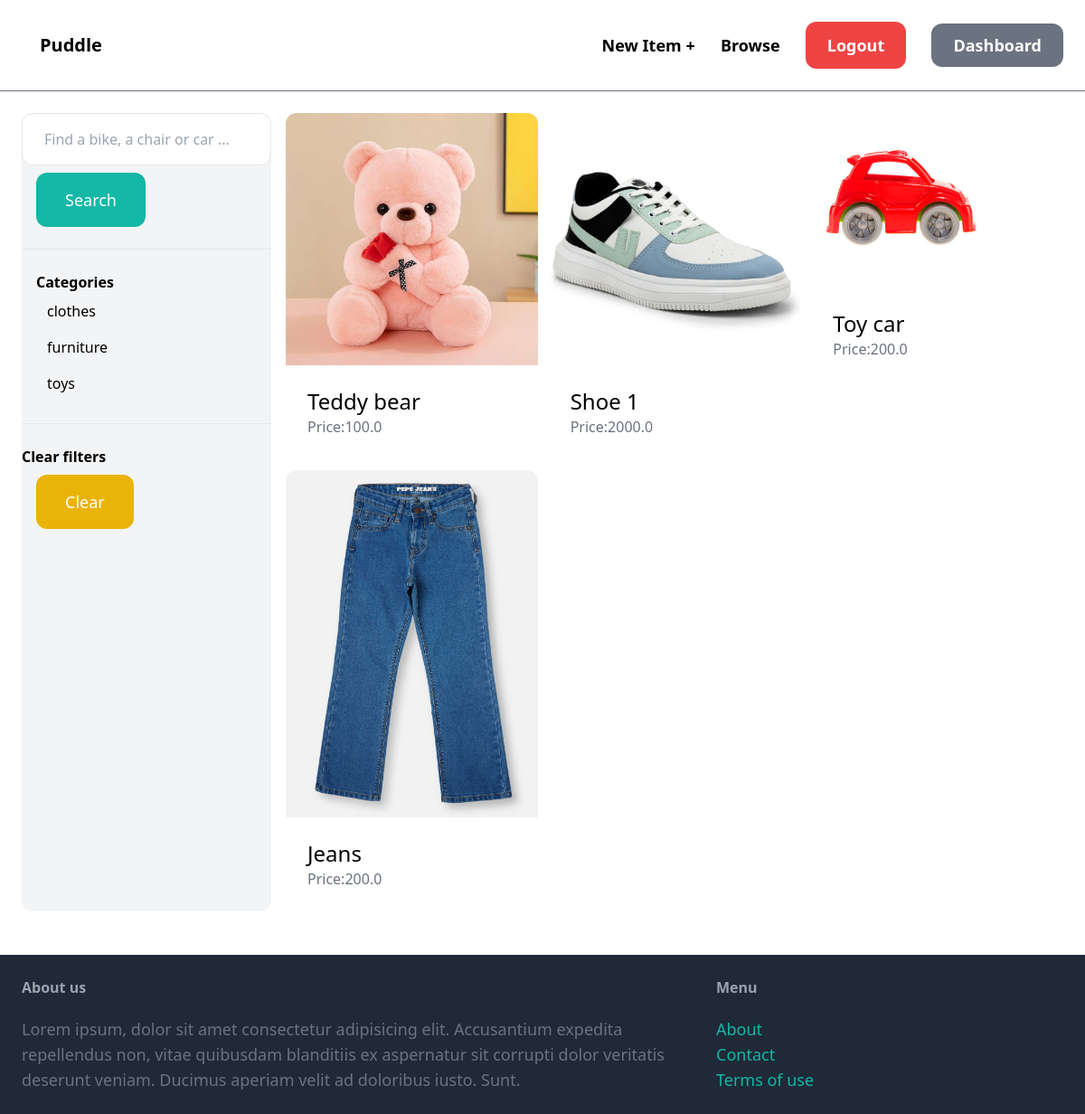
The app's page /items/ (signed in) with its own data.
### item/models.py (models this page shows, shortened)
class Category(models.Model):
    name = models.CharField(max_length = 255)
    class Meta:
        ordering= ('name',)
        verbose_name_plural = 'Categories'

class Item(models.Model):
    category = models.ForeignKey(Category, related_name = 'items', on_delete = models.CASCADE)
    name = models.CharField(max_length = 255)
    description = models.TextField(blank = True, null = True)
    price = models.FloatField()
    image = models.ImageField(upload_to = 'item_images', blank = True, null = True)
    is_sold = models.BooleanField(default = False)
    created_by = models.ForeignKey(User, related_name ='items', on_delete= models.CASCADE)
    created_at = models.DateTimeField(auto_now_add=True)

### item/views.py (the view)
# urls.py: path('', views.items, name = "items"),
@login_required
def items(request):
    query = request.GET.get('query', '')
    categories = Category.objects.all()
    category_id = request.GET.get('category', 0)
    items = Item.objects.filter(is_sold = False)
    if category_id:
        items = items.filter(category_id = category_id)
    if query:
        items = items.filter(Q(name__icontains =query) | Q(description__icontains = query))
    return render(request, 'item/items.html', {
        'items': items,
        'query':query,
        'categories':categories,
        'category_id':int(category_id),
    })

### item/templates/item/items.html (shortened to what this page needs)
{% extends 'core/base.html' %}
{% block content%}
    <div class = "pb-6 grid grid-cols-4 gap-4">
        <div class = "cols-span-1 bg-gray-100 rounded-xl">
            <form method = "get" action = "{% url 'item:items' %}">
                <input name = "query" class = "w-full py-4 px-6 border rounded-xl" type = "text" value = "{{query}}" placeholder = "Find a bike, a chair or car ...">
                <button class = "ml-4 mt-2 py-4 px-8 text-lg bg-teal-500 text-white rounded-xl">Search</button>
            </form>
            <hr class = "my-6">
            <p class = " ml-4 font-semibold">Categories</p>
            <ul class = "ml-5">
                {% for category in categories%}
                    <li class = "py-2 px-2 rounded-xl {%if category.id == category_id%} bg-gray-200{%endif%}">
                        <a href = "{% url 'item:items' %}?query={{query}}&category={{ category.id }}">{{category.name}}</a>
                    </li>
                {%endfor%}
            </ul>
            <hr class = "my-6">
            <p class = "font-semibold">Clear filters</p>
            <ul>
                <li>
                    <a href = "{% url 'item:items'%}" class = "ml-4 mt-2 py-4 px-8 inline-block bg-yellow-500 text-lg rounded-xl text-white">Clear</a>
                </li>
            </ul>
        </div>
        <div class = "col-span-3">
            <div class = "grid grid-cols-3 gap-3">
                {% for item in items %}
                    <div>
                        <a href = "{% url 'item:detail' item.id%}">
                            <div>
                                <img src = "{{item.image.url}}" class = "rounded-t-xl">
                            </div>
                            <div class = "p-6 bg-white rounded-b-xl ">
                                <h2 class = "text-2xl text-black">{{item.name}}</h2>
                                <p class = "text-gray-500">Price:{{item.price}}</p>
                            </div>
                        </a>
                    </div>
                {% endfor %}
            </div>
        </div>
    </div>
{% endblock %}

### records on screen
Category: name "clothes"
Category: name "furniture"
Category: name "toys"
Item: image (picture), name "Teddy bear", price "100.0"
Item: image (picture), name "Shoe 1", price "2000.0"
Item: image (picture), name "Toy car", price "200.0"
Item: image (picture), name "Jeans", price "200.0"
